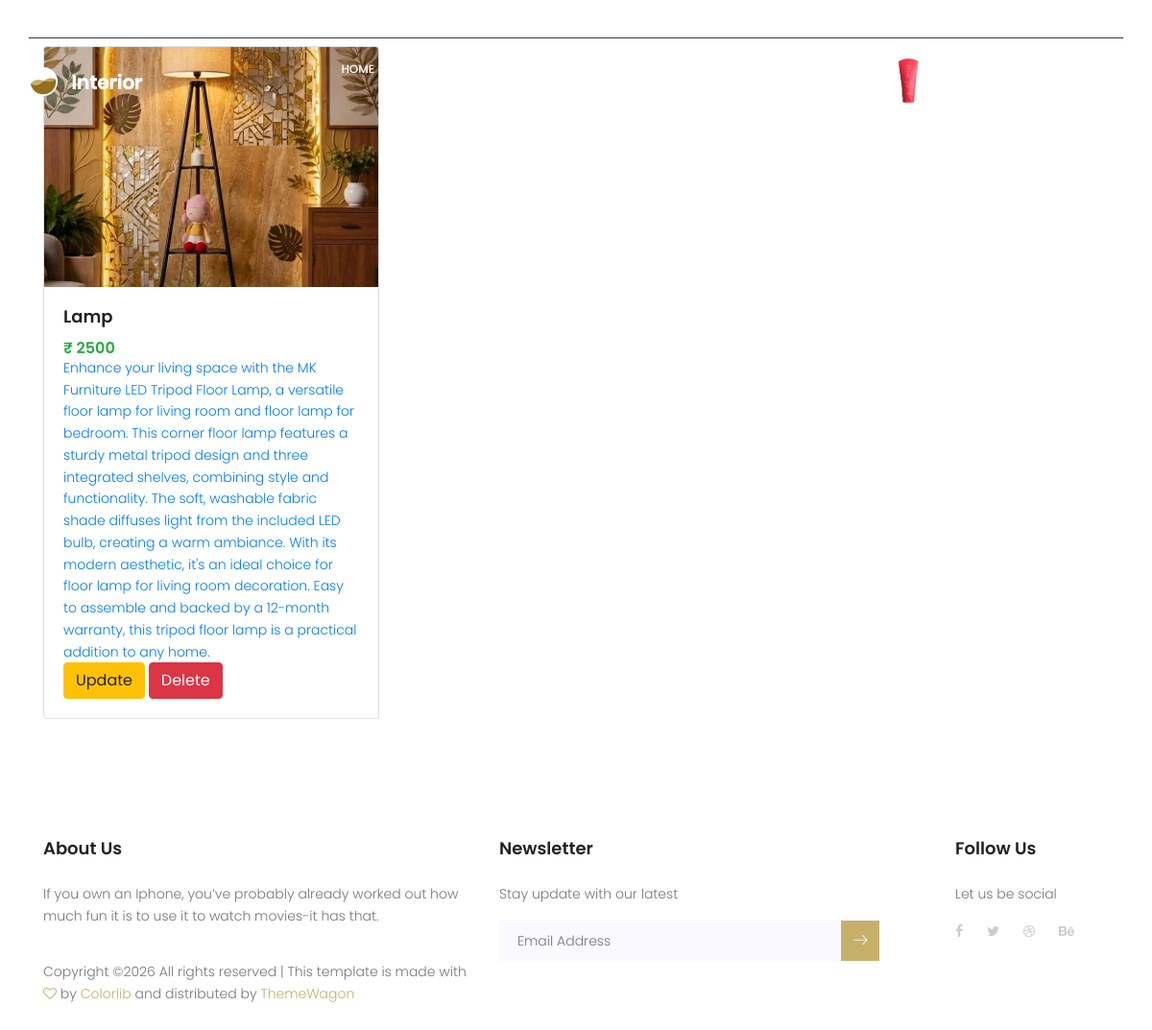
Page /view/ (signed in) on the committed database.
### myapp/models.py (models this page shows, shortened)
class Product(models.Model):
    dname=models.CharField(max_length=40)
    dprice=models.IntegerField()
    desc=models.TextField()
    dprofile = models.ImageField(
        upload_to='dprofile/',
        blank=True,
        null=True
    )
    is_active=models.BooleanField(default=True)
    created_at=models.DateTimeField(auto_now_add=True)
    updated_at=models.DateTimeField(auto_now=True)
    user=models.ForeignKey(User,on_delete=models.CASCADE)

### myapp/views.py (the view)
# urls.py: path('view/', views.view, name='view'),
def view(request):
    user=User.objects.get(email=request.session['email'])
    product = Product.objects.filter(user=user)
    return render(request,'view.html',{'product':product})

### myapp/templates/view.html
{% extends 'aheader.html' %}
{% load static %}
{% block content %}
<div class="container mt-5">
    <div class="row">
        {% for i in product %}
        <div class="col-md-4 mb-4">
            <div class="card shadow">
                {% if i.dprofile %}
                <img src="{{ i.dprofile.url }}"
                     class="card-img-top"
                     alt="{{ i.dname }}"
                     style="height:250px; object-fit:cover;">
                {% endif %}
                <div class="card-body">
                    <h4 class="card-title">
                        {{ i.dname }}
                    </h4>
                    <h5 class="text-success">
                        ₹ {{ i.dprice }}
                    </h5>
                    <p class="card-text">
                        {{ i.desc }}
                    </p>
                    <a href="{% url 'update' pk=i.pk %}"
                       class="btn btn-warning">
                        Update
                    </a>
                    <a href="{% url 'delete' pk=i.pk %}"
                       class="btn btn-danger"
                       onclick="return confirm('Are you sure you want to delete this product?')">
                        Delete
                    </a>
                </div>
            </div>
        </div>
        {% empty %}
        <div class="col-12 text-center">
            <h3>No Products Available</h3>
        </div>
        {% endfor %}
    </div>
</div>
{% endblock %}

### myapp/templates/aheader.html (shortened to what this page needs)
{% load static  %}
	<!DOCTYPE html>
	<html lang="zxx" class="no-js">
	<head>
			<link rel="stylesheet" href="{% static 'css/linearicons.css' %}">
			<link rel="stylesheet" href="{% static 'css/font-awesome.min.css' %}">
			<link rel="stylesheet" href="{% static 'css/bootstrap.css' %}">
			<link rel="stylesheet" href="{% static 'css/magnific-popup.css' %}">
			<link rel="stylesheet" href="{% static 'css/nice-select.css' %}">
			<link rel="stylesheet" href="{% static 'css/animate.min.css' %}">
			<link rel="stylesheet" href="{% static 'css/owl.carousel.css' %}">
			<link rel="stylesheet" href="{% static 'css/main.css' %}">
		</head>
		<body>
			  <header id="header" id="home">
		  		<div class="header-top">
		  			<div class="container">
				  		<div class="row">
				  			<div class="col-lg-6 col-sm-6 col-4 header-top-left no-padding">
				  				<a href="tel:+953 012 3654 896">+953 012 3654 896</a>
				  				<a href="mailto:support@colorlib.com">support@colorlib.com</a>
				  			</div>
				  			<div class="col-lg-6 col-sm-6 col-8 header-top-right no-padding">
				  				<ul>
									<li><a href="#"><i class="fa fa-facebook"></i></a></li>
									<li><a href="#"><i class="fa fa-twitter"></i></a></li>
									<li><a href="#"><i class="fa fa-dribbble"></i></a></li>
									<li><a href="#"><i class="fa fa-behance"></i></a></li>
				  				</ul>
				  			</div>
				  		</div>
		  			</div>
				</div>
			    <div class="container main-menu">
			    	<div class="row align-items-center justify-content-between d-flex">
				      <div id="logo">
				        <a href="index.html"><img src="{% static 'img/logo.png' %}" alt="" title="" /></a>
				      </div>
				      <nav id="nav-menu-container">
				        <ul class="nav-menu">
				          <li class="menu-active"><a href="{% url 'index'%}">Home</a></li>
				          <li><a href="about.html">About</a></li>
				          <li><a href="services.html">Services</a></li>
				          <li><a href="projects.html">Projects</a></li>
				          <li class="menu-has-children"><a href="">Blog</a>
				          </li>
                          {% if request.session.email %}
             			 <li class="menu-has-children"><a href="{% url 'add' %}">Add Design</a>
				          <li class="menu-has-children"><a href="{% url 'view' %}">View Design</a>
						  <a href="{% url 'uprofile' %}"><img src="{{request.session.profile}}" alt="" style="height: 50px; border-radius: 50%; width: 50px;">
						  {% else %}
				          <li><a href="{% url 'signup'%}">signup</a></li>
						  <li><a href="{% url 'login'%}">login</a></li>
						  {% endif %}
				        </ul>
				      </nav>
			    	</div>
			    </div>
			  </header>
              {% block content %}
              {% endblock %}
			<footer class="footer-area section-gap">
				<div class="container">
					<div class="row">
						<div class="col-lg-5 col-md-6 col-sm-6">
							<div class="single-footer-widget">
								<h6>About Us</h6>
								<p>
									If you own an Iphone, you’ve probably already worked out how much fun it is to use it to watch movies-it has that.
								</p>
								<p class="footer-text">
Copyright &copy;<script>document.write(new Date().getFullYear());</script> All rights reserved | This template is made with <i class="fa fa-heart-o" aria-hidden="true"></i> by <a href="https://colorlib.com" target="_blank">Colorlib</a> and distributed by <a href="https://themewagon.com/" target="_blank">ThemeWagon</a>
</p>
							</div>
						</div>
						<div class="col-lg-5  col-md-6 col-sm-6">
							<div class="single-footer-widget">
								<h6>Newsletter</h6>
								<p>Stay update with our latest</p>
								<div class="" id="mc_embed_signup">
									<form target="_blank" novalidate="true" action="https://spondonit.us12.list-manage.com/subscribe/post?u=1462626880ade1ac87bd9c93a&amp;id=92a4423d01" method="get" class="form-inline">
										<input class="form-control" name="EMAIL" placeholder="Email Address" onfocus="this.placeholder = ''" onblur="this.placeholder = 'Email Address'" required="" type="email">
			                            	<button class="click-btn btn btn-default"><i class="lnr lnr-arrow-right" aria-hidden="true"></i></button>
									</form>
								</div>
							</div>
						</div>
						<div class="col-lg-2 col-md-6 col-sm-6 social-widget">
							<div class="single-footer-widget">
								<h6>Follow Us</h6>
								<p>Let us be social</p>
								<div class="footer-social d-flex align-items-center">
									<a href="#"><i class="fa fa-facebook"></i></a>
									<a href="#"><i class="fa fa-twitter"></i></a>
									<a href="#"><i class="fa fa-dribbble"></i></a>
									<a href="#"><i class="fa fa-behance"></i></a>
								</div>
							</div>
						</div>
					</div>
				</div>
			</footer>
		</body>
	</html>

### myapp/static/css/main.css (style rules this page uses)
body { color:#777;font-family:"Poppins",sans-serif;font-size:14px;font-weight:300;line-height:1.625em;position:relative }
ol,ul { margin:0;padding:0;list-style:none }
a { -webkit-transition:all 0.3s ease 0s;-moz-transition:all 0.3s ease 0s;-o-transition:all 0.3s ease 0s;transition:all 0.3s ease 0s }
a,a:focus,a:hover { text-decoration:none;outline:0 }
.btn i,.btn-large i,.btn-floating i,.btn-large i,.btn-flat i { font-size:1em;line-height:inherit }
h1,h2,h3,h4,h5,h6 { font-family:"Poppins",sans-serif;color:#222;line-height:1.2em !important;margin-bottom:0;margin-top:0;font-weight:600 }
h4,.h4 { font-size:18px }
h5,.h5 { font-size:16px }
h6,.h6 { font-size:14px;color:#222 }
.no-padding { padding:0 }
h4 { font-size:18px }
h5 { font-size:16px }
h6 { font-size:14px }
h1,h2,h3,h4,h5,h6 { line-height:1.5em }
.header-top { font-size:12px;padding:8px }
.header-top a { color:#fff }
.header-top ul li { display:inline-block;margin-left:15px }
.header-top .header-top-right { text-align:right }
.header-top .header-top-right i { -webkit-transition:all 0.3s ease 0s;-moz-transition:all 0.3s ease 0s;-o-transition:all 0.3s ease 0s;transition:all 0.3s ease 0s }
.header-top .header-top-right a { margin-right:10px }
.header-top .header-top-left { text-align:left }
.header-top .header-top-left a { margin-right:10px }
.main-menu { padding-top:20px;border-top:1px solid #39353e }
#header { padding:0px 0px 20px 0px;position:fixed;left:0;top:0;right:0;transition:all 0.5s;z-index:997 }
#header #logo img { padding:0;margin:0 }
.nav-menu,.nav-menu * { margin:0;padding:0;list-style:none }
.nav-menu li { position:relative;white-space:nowrap }
.nav-menu>li { float:left }
.sf-arrows .sf-with-ul { padding-right:30px }
.sf-arrows .sf-with-ul:after { content:"\f107";position:absolute;right:15px;font-family:FontAwesome;font-style:normal;font-weight:normal }
.nav-menu a { padding:0 8px 0px 8px;text-decoration:none;display:inline-block;color:#fff;font-weight:500;font-size:12px;text-transform:uppercase;outline:none }
.nav-menu>li { margin-left:10px }
#mobile-nav { position:fixed;top:0;padding-top:18px;bottom:0;z-index:998;background:rgba(0,0,0,0.8);left:-260px;width:260px;overflow-y:auto;transition:0.4s }
#mobile-nav ul { padding:0;margin:0;list-style:none }
#mobile-nav ul li { position:relative }
#mobile-nav ul li a { color:#fff;font-size:13px;text-transform:uppercase;overflow:hidden;padding:10px 22px 10px 15px;position:relative;text-decoration:none;width:100%;display:block;outline:none;font-weight:700 }
.section-gap { padding:120px 0 }
.footer-area { padding-top:100px }
.footer-area h6 { margin-bottom:25px;font-size:18px;font-weight:600 }
.footer-social a { padding-right:25px;-webkit-transition:all 0.3s ease 0s;-moz-transition:all 0.3s ease 0s;-o-transition:all 0.3s ease 0s;transition:all 0.3s ease 0s }
.footer-social i { color:#cccccc;-webkit-transition:all 0.3s ease 0s;-moz-transition:all 0.3s ease 0s;-o-transition:all 0.3s ease 0s;transition:all 0.3s ease 0s }
.single-footer-widget input { border:none;width:80% !important;font-weight:300;background:#f9f9ff;padding-left:20px;border-radius:0;font-size:14px;padding:10px 18px;border:1px solid #f9f9ff }
.single-footer-widget .click-btn { background-color:#c6b069;color:#fff;border-radius:0;border-top-left-radius:0px;border-bottom-left-radius:0px;padding:8px 12px;border:0 }
.footer-text { padding-top:20px }
.footer-text a,.footer-text i { color:#c6b069 }

### rows in the picture
Product: dprofile (picture), dname "Lamp", dprice "2500", desc "Enhance your living space with the MK Furniture LED Tripod Floor Lamp, a versatile floor lamp for living room and floor lamp for bedroom. This corner floor lamp features a sturdy metal tripod design and three integrated shelves, combining style and functionality. The soft, washable fabric shade diffuses light from the included LED bulb, creating a warm ambiance. With its modern aesthetic, it's an ideal choice for floor lamp for living room decoration. Easy to assemble and backed by a 12-month warranty, this tripod floor lamp is a practical addition to any home."
